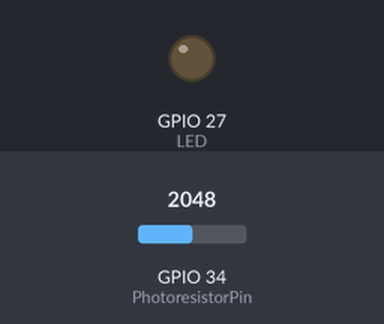
The sketch below on a simulated ESP32. Shown: output pins drawn as LEDs (lit = HIGH). The inputs (shaded band) are chosen by the test bench; at power-on: GPIO 34 (PhotoresistorPin) = 2048.

Above: at 1.2 s.
1.3 s: GPIO 34 (PhotoresistorPin) set to 857
2.8 s: GPIO 34 (PhotoresistorPin) set to 745
At 4.3 s:
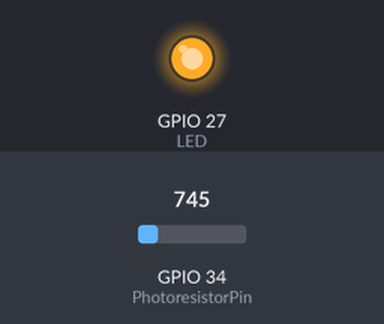
Timing chart, 0 to 5.8 s (numbered marks = the images above; inputs shaded):
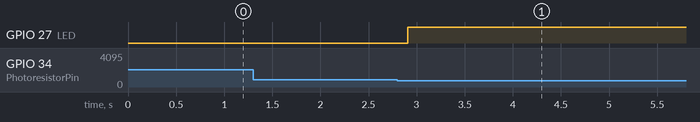

The sketch:

4_4_2_Light-Control-System.ino
```cpp
/*
 * 文件名 : Light-Control-System
 * 功能   : 结合光敏传感器、智能语音控制模块和LED模拟光控系统
 * 编译IDE：ARDUINO 2.3.6
 * 作者   : https://www.keyesrobot.cn/
*/

// 导入库文件
#include <SoftwareSerial.h>
#include <Wire.h>

// 定义引脚常量
const int PhotoresistorPin = 34;  // 定义光敏传感器引脚
const int LED = 27;  // 定义LED引脚
const int RX_PIN = 23; // 引脚 GPIO23 为 RX
const int TX_PIN = 5; // 引脚 GPIO5 为 TX

SoftwareSerial mySerial(RX_PIN, TX_PIN); // 定义软件串口引脚（RX, TX）

// 定义变量
volatile int yuyin;
volatile int ReadValue;

// 串口发送消息最大长度
#define UART_SEND_MAX      32
#define UART_MSG_HEAD_LEN  2
#define UART_MSG_FOOT_LEN  2

// 串口发送消息号
#define U_MSG_bozhensgshu      1
#define U_MSG_boxiaoshu      2
#define U_MSG_bobao1      3
#define U_MSG_bobao2      4
#define U_MSG_bobao3      5
#define U_MSG_bobao4      6
#define U_MSG_bobao5      7
#define U_MSG_bobao6      8
#define U_MSG_bobao7      9
#define U_MSG_bobao8      10
#define U_MSG_bobao9      11
#define U_MSG_bobao10      12
#define U_MSG_bobao11      13
#define U_MSG_bobao12      14
#define U_MSG_bobao13      15
#define U_MSG_bobao14      16
#define U_MSG_bobao15      17
#define U_MSG_bobao16      18
#define U_MSG_bobao17      19
#define U_MSG_bobao18      20

// 串口消息参数类型
typedef union {
  double d_double;
  int d_int;
  unsigned char d_ucs[8];
  char d_char;
  unsigned char d_uchar;
  unsigned long d_long;
  short d_short;
  float d_float;}uart_param_t;

// 串口发送函数实现
void _uart_send_impl(unsigned char* buff, int len) {
  // TODO: 调用项目实际的串口发送函数
  for(int i=0;i<len;i++){
    mySerial.write (*buff++);
  }
}

// 串口通信消息尾
const unsigned char g_uart_send_foot[] = {
  0x55, 0xaa
};

// 十六位整数转32位整数
void _int16_to_int32(uart_param_t* param) {
  if (sizeof(int) >= 4)
    return;
  unsigned long value = param->d_long;
  unsigned long sign = (value >> 15) & 1;
  unsigned long v = value;
  if (sign)
    v = 0xFFFF0000 | value;
  uart_param_t p;  p.d_long = v;
  param->d_ucs[0] = p.d_ucs[0];
  param->d_ucs[1] = p.d_ucs[1];
  param->d_ucs[2] = p.d_ucs[2];
  param->d_ucs[3] = p.d_ucs[3];
}

// 浮点数转双精度
void _float_to_double(uart_param_t* param) {
  if (sizeof(int) >= 4)
    return;
  unsigned long value = param->d_long;
  unsigned long sign = value >> 31;
  unsigned long M = value & 0x007FFFFF;
  unsigned long e =  ((value >> 23 ) & 0xFF) - 127 + 1023;
  uart_param_t p0, p1;
  p1.d_long = ((sign & 1) << 31) | ((e & 0x7FF) << 20) | (M >> 3);
  param->d_ucs[0] = p0.d_ucs[0];
  param->d_ucs[1] = p0.d_ucs[1];
  param->d_ucs[2] = p0.d_ucs[2];
  param->d_ucs[3] = p0.d_ucs[3];
  param->d_ucs[4] = p1.d_ucs[0];
  param->d_ucs[5] = p1.d_ucs[1];
  param->d_ucs[6] = p1.d_ucs[2];
  param->d_ucs[7] = p1.d_ucs[3];
}

// 串口通信消息头
const unsigned char g_uart_send_head[] = {
  0xaa, 0x55
};

// 播报函数5
void _uart_bobao5() {
  uart_param_t param;
    int i = 0;
    unsigned char buff[UART_SEND_MAX] = {0};
    for (i = 0; i < UART_MSG_HEAD_LEN; i++) {
        buff[i + 0] = g_uart_send_head[i];
    }
    buff[2] = U_MSG_bobao5;
    for (i = 0; i < UART_MSG_FOOT_LEN; i++) {
        buff[i + 3] = g_uart_send_foot[i];
    }
    _uart_send_impl(buff, 5);
}

// 播报整数
void _uart_bozhensgshu(int zhengshu) {
  uart_param_t param;
    int i = 0;
    unsigned char buff[UART_SEND_MAX] = {0};
    for (i = 0; i < UART_MSG_HEAD_LEN; i++) {
        buff[i + 0] = g_uart_send_head[i];
    }
    buff[2] = U_MSG_bozhensgshu;
    param.d_int = zhengshu;
    _int16_to_int32(&param);
    buff[3] = param.d_ucs[0];
    buff[4] = param.d_ucs[1];
    buff[5] = 0;
    buff[6] = 0;
    for (i = 0; i < UART_MSG_FOOT_LEN; i++) {
        buff[i + 7] = g_uart_send_foot[i];
    }
    _uart_send_impl(buff, 9);
}

void setup(){
   Serial.begin(9600); // 硬件串口（与电脑通信）
   mySerial.begin(9600); // 软件串口（与外设通信）
   ReadValue = 0; // 定义变量ReadValue初始值为0
   yuyin = 0;  // 定义变量yuyin初始值为0
   Wire.begin(21,22); // 定义LCD通信引脚
   pinMode(PhotoresistorPin, INPUT); // 设置光敏引脚为输入模式
   pinMode(LED, OUTPUT); // 设置LED引脚为输出模式
}

void loop(){
   ReadValue = analogRead(PhotoresistorPin); // 读取光敏传感器的模拟值
   delay(100);
   if (mySerial.available() > 0) { // 接收语音控制模块的外设数据(命令参数)
     yuyin = mySerial.read(); // 将接收到的外设数据(命令参数)进行赋值
     Serial.println(yuyin);  // 串口打印收到的外设数据(命令参数)
     if (yuyin == 50) { // 进行判断，接收到的数据(命令参数)为50，检测光照强度并且进行语音播报
       yuyin = 0;
       delay(3000);
       _uart_bobao5();
       delay(3000);
       _uart_bozhensgshu(ReadValue);
       delay(2000);
     }
   }
   if (ReadValue >= 800) { // 进行判断，检测到光照强度大于等于800时，LED不亮
     digitalWrite(LED,LOW);
   } else { // 否则，LED点亮
     digitalWrite(LED,HIGH);
  }
}
```

Measured:
- the behaviour switches between 800 and 799 on GPIO 34 (PhotoresistorPin) (found by bisection; images 0 and 1)
- after the input at 1.3 s, every drawn part: stays the same
- after the input at 2.8 s, GPIO 27 (LED): LOW → HIGH after 0.11 s
